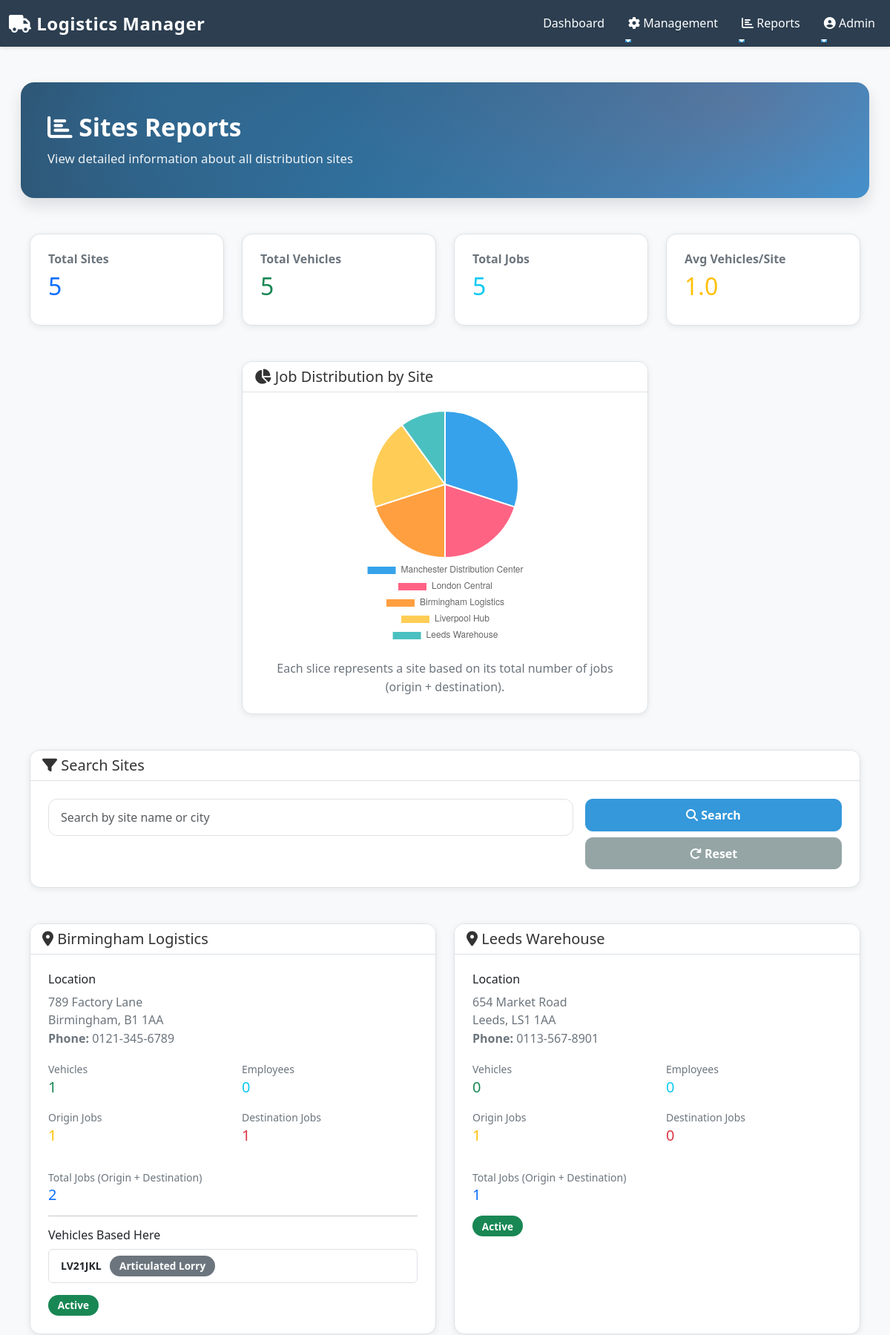
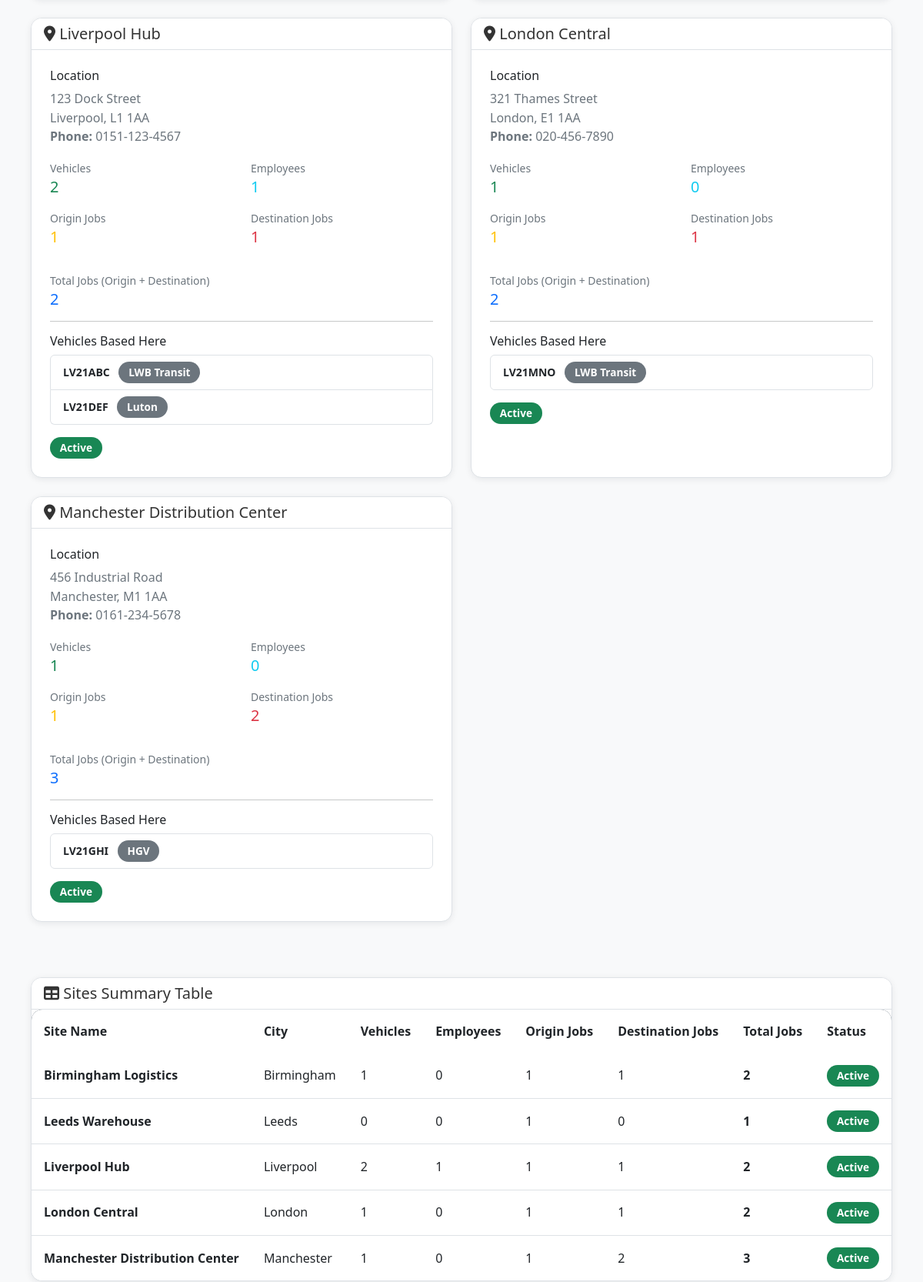
Page /admin/reports_sites.php (signed in, upper part) on the committed database (2 pictures, top to bottom).
### tables this page shows
CREATE TABLE IF NOT EXISTS site (
    site_id INT PRIMARY KEY AUTO_INCREMENT,
    site_name VARCHAR(100) NOT NULL UNIQUE,
    address_line_1 VARCHAR(255) NOT NULL,
    address_city VARCHAR(100) NOT NULL,
    address_postcode VARCHAR(20) NOT NULL,
    contact_phone VARCHAR(20),
    is_active TINYINT(1) DEFAULT 1,
    created_at TIMESTAMP DEFAULT CURRENT_TIMESTAMP
);

CREATE TABLE IF NOT EXISTS vehicle (
    vehicle_id INT PRIMARY KEY AUTO_INCREMENT,
    registration_number VARCHAR(20) NOT NULL UNIQUE,
    vehicle_type_id INT NOT NULL,
    home_site_id INT NOT NULL,
    notes TEXT,
    created_at TIMESTAMP DEFAULT CURRENT_TIMESTAMP,
    FOREIGN KEY (vehicle_type_id) REFERENCES vehicle_type(vehicle_type_id),
    FOREIGN KEY (home_site_id) REFERENCES site(site_id)
);

CREATE TABLE IF NOT EXISTS vehicle_type (
    vehicle_type_id INT PRIMARY KEY AUTO_INCREMENT,
    type_name VARCHAR(50) NOT NULL UNIQUE,
    max_weight_kg INT NOT NULL, 
    max_volume_m3 INT NOT NULL, 
    description TEXT
);

### admin/reports_sites.php (the view, shortened to what the rows shown need)
<?php
include '../includes/header.php';
$search_query = isset($_GET['search']) ? trim($_GET['search']) : '';
$total_sites = (int)($conn->query("SELECT COUNT(*) AS count FROM site")->fetch_assoc()['count'] ?? 0);
$total_vehicles = (int)($conn->query("SELECT COUNT(*) AS count FROM vehicle")->fetch_assoc()['count'] ?? 0);
$total_jobs = (int)($conn->query("SELECT COUNT(*) AS count FROM job")->fetch_assoc()['count'] ?? 0);
$query = "SELECT * FROM site WHERE 1=1";
$query .= " ORDER BY site_name ASC";
$sites = $conn->query($query);
$chart_type = "pie";
$chart_labels = [];
$chart_values = [];
if (!empty($search_query) && $sites && $sites->num_rows > 0) {
    $first_site = $sites->fetch_assoc();
    $selected_site_id = (int)$first_site['site_id'];
    $selected_site_name = $first_site['site_name'];
    $sites->data_seek(0);
    $vehicles_based = (int)($conn->query("
        SELECT COUNT(*) AS count
        FROM vehicle
        WHERE home_site_id = $selected_site_id
    ")->fetch_assoc()['count'] ?? 0);
    $origin_jobs = (int)($conn->query("
        SELECT COUNT(*) AS count
        FROM job
        WHERE origin_site_id = $selected_site_id
    ")->fetch_assoc()['count'] ?? 0);
    $chart_title = "Site Summary: " . $selected_site_name;
    $chart_type = "doughnut";
    $chart_labels = ["Vehicles Based Here", "Origin Jobs"];
    $chart_values = [$vehicles_based, $origin_jobs];
} else {
    $site_jobs_result = $conn->query("
        SELECT
            s.site_id,
            s.site_name,
            COUNT(j.job_id) AS total_jobs
        FROM site s
        LEFT JOIN job j
            ON j.origin_site_id = s.site_id
            OR j.destination_site_id = s.site_id
        GROUP BY s.site_id
        HAVING total_jobs > 0
        ORDER BY total_jobs DESC
    ");
    if ($site_jobs_result) {
        while ($row = $site_jobs_result->fetch_assoc()) {
            $chart_labels[] = $row['site_name'];
            $chart_values[] = (int)$row['total_jobs'];
        }
    }
}
?>
<div class="container-fluid">
    <section class="page-header mb-5">
        <div class="container">
            <h1><i class="fas fa-chart-bar"></i> Sites Reports</h1>
        </div>
    </section>
    <div class="container-fluid">
        <div class="row mb-4">
            <div class="col-md-6 col-lg-3 mb-4">
                <div class="card">
                    <div class="card-body">
                        <h2 class="text-primary"><?php echo $total_sites; ?></h2>
                    </div>
                </div>
            </div>
            <div class="col-md-6 col-lg-3 mb-4">
                <div class="card">
                    <div class="card-body">
                        <h2 class="text-success"><?php echo $total_vehicles; ?></h2>
                    </div>
                </div>
            </div>
            <div class="col-md-6 col-lg-3 mb-4">
                <div class="card">
                    <div class="card-body">
                        <h2 class="text-info"><?php echo $total_jobs; ?></h2>
                    </div>
                </div>
            </div>
            <div class="col-md-6 col-lg-3 mb-4">
                <div class="card">
                    <div class="card-body">
                        <h2 class="text-warning">
                            <?php echo $total_sites > 0 ? number_format($total_vehicles / $total_sites, 1) : 0; ?>
                        </h2>
                    </div>
                </div>
            </div>
        </div>
        <div class="row">
            <?php
            if ($sites && $sites->num_rows > 0) {
                while ($site = $sites->fetch_assoc()):
                    $site_id = (int)$site['site_id'];
                    $vehicles = $conn->query("
                        SELECT v.vehicle_id, v.registration_number, vt.type_name
                        FROM vehicle v
                        JOIN vehicle_type vt ON v.vehicle_type_id = vt.vehicle_type_id
                        WHERE v.home_site_id = $site_id
                        ORDER BY v.registration_number ASC
                    ");
                    $origin_jobs = (int)($conn->query("SELECT COUNT(*) AS count FROM job WHERE origin_site_id = $site_id")->fetch_assoc()['count'] ?? 0);
                    $destination_jobs = (int)($conn->query("SELECT COUNT(*) AS count FROM job WHERE destination_site_id = $site_id")->fetch_assoc()['count'] ?? 0);
                    $employees = (int)($conn->query("SELECT COUNT(*) AS count FROM employee WHERE site_id = $site_id")->fetch_assoc()['count'] ?? 0);
                    $total_site_jobs = $origin_jobs + $destination_jobs;
            ?>
                    <div class="col-lg-6 mb-4">
                        <div class="card h-100">
                            <div class="card-header">
                                <h5 class="mb-0">
                                    <i class="fas fa-map-marker-alt"></i> <?php echo htmlspecialchars($site['site_name']); ?>
                                </h5>
                            </div>
                            <div class="card-body">
                                <h6 class="mb-2">Location</h6>
                                <p class="mb-3 text-muted">
                                    <?php echo htmlspecialchars($site['address_line_1']); ?><br>
                                    <?php echo htmlspecialchars($site['address_city'] . ', ' . $site['address_postcode']); ?><br>
                                    <strong>Phone:</strong> <?php echo htmlspecialchars($site['contact_phone'] ?? 'Not provided'); ?>
                                </p>
                                <div class="row mb-3">
                                    <div class="col-6 mb-2">
                                        <small class="text-muted">Vehicles</small>
                                        <h5 class="text-success"><?php echo $vehicles ? (int)$vehicles->num_rows : 0; ?></h5>
                                    </div>
                                    <div class="col-6 mb-2">
                                        <small class="text-muted">Employees</small>
                                        <h5 class="text-info"><?php echo $employees; ?></h5>
                                    </div>
                                    <div class="col-6 mb-2">
                                        <small class="text-muted">Origin Jobs</small>
                                        <h5 class="text-warning"><?php echo $origin_jobs; ?></h5>
                                    </div>
                                    <div class="col-6 mb-2">
                                        <small class="text-muted">Destination Jobs</small>
                                        <h5 class="text-danger"><?php echo $destination_jobs; ?></h5>
                                    </div>
                                </div>
                                <div class="mb-2">
                                    <small class="text-muted">Total Jobs (Origin + Destination)</small>
                                    <h5 class="text-primary mb-0"><?php echo $total_site_jobs; ?></h5>
                                </div>
                                <?php if ($vehicles && $vehicles->num_rows > 0): ?>
                                    <hr>
                                    <h6 class="mb-2">Vehicles Based Here</h6>
                                    <div class="list-group list-group-sm">
                                        <?php while ($vehicle = $vehicles->fetch_assoc()): ?>
                                            <div class="list-group-item">
                                                <small>
                                                    <strong><?php echo htmlspecialchars($vehicle['registration_number']); ?></strong>
                                                    <span class="badge bg-secondary ms-2"><?php echo htmlspecialchars($vehicle['type_name']); ?></span>
                                                </small>
                                            </div>
                                        <?php endwhile; ?>
                                    </div>
                                <?php endif; ?>
                                <div class="mt-3">
                                    <span class="badge bg-<?php echo ((int)$site['is_active'] === 1) ? 'success' : 'secondary'; ?>">
                                        <?php echo ((int)$site['is_active'] === 1) ? 'Active' : 'Inactive'; ?>
                                    </span>
                                </div>
                            </div>
                        </div>
                    </div>
            <?php
                endwhile;
            } else {
                echo '<div class="col-12"><div class="alert alert-info" role="alert"><i class="fas fa-info-circle"></i> No sites found</div></div>';
            }
            ?>
        </div>
        <div class="card mt-5">
            <div class="table-responsive">
                <table class="table table-hover mb-0">
                    <thead>
                        <tr>
                            <th>Site Name</th>
                            <th>City</th>
                            <th>Vehicles</th>
                            <th>Employees</th>
                            <th>Origin Jobs</th>
                            <th>Destination Jobs</th>
                            <th>Total Jobs</th>
                            <th>Status</th>
                        </tr>
                    </thead>
                    <tbody>
                        <?php
                        if ($sites && $sites->num_rows > 0) {
                            $sites->data_seek(0);
                            while ($site = $sites->fetch_assoc()):
                                $site_id = (int)$site['site_id'];
                                $vehicle_count = (int)($conn->query("SELECT COUNT(*) AS count FROM vehicle WHERE home_site_id = $site_id")->fetch_assoc()['count'] ?? 0);
                                $employee_count = (int)($conn->query("SELECT COUNT(*) AS count FROM employee WHERE site_id = $site_id")->fetch_assoc()['count'] ?? 0);
                                $origin_count = (int)($conn->query("SELECT COUNT(*) AS count FROM job WHERE origin_site_id = $site_id")->fetch_assoc()['count'] ?? 0);
                                $destination_count = (int)($conn->query("SELECT COUNT(*) AS count FROM job WHERE destination_site_id = $site_id")->fetch_assoc()['count'] ?? 0);
                                $total_count = $origin_count + $destination_count;
                        ?>
                                <tr>
                                    <td><strong><?php echo htmlspecialchars($site['site_name']); ?></strong></td>
                                    <td><?php echo htmlspecialchars($site['address_city']); ?></td>
                                    <td><?php echo $vehicle_count; ?></td>
                                    <td><?php echo $employee_count; ?></td>
                                    <td><?php echo $origin_count; ?></td>
                                    <td><?php echo $destination_count; ?></td>
                                    <td><strong><?php echo $total_count; ?></strong></td>
                                    <td>
                                        <span class="badge bg-<?php echo ((int)$site['is_active'] === 1) ? 'success' : 'secondary'; ?>">
                                            <?php echo ((int)$site['is_active'] === 1) ? 'Active' : 'Inactive'; ?>
                                        </span>
                                    </td>
                                </tr>
                        <?php
                            endwhile;
                        } else {
                            echo '<tr><td colspan="8" class="text-center text-muted">No sites found</td></tr>';
                        }
                        ?>
                    </tbody>
                </table>
            </div>
        </div>
    </div>
</div>
<script>
document.addEventListener("DOMContentLoaded", function () {
    const el = document.getElementById("sitesChart");
    if (!el) return;
    const labels = <?php echo json_encode($chart_labels); ?>;
    const values = <?php echo json_encode($chart_values); ?>;
    const chartType = <?php echo json_encode($chart_type); ?>;
    if (!labels.length || !values.length) return;
    new Chart(el, {
        type: chartType,
        data: {
            labels: labels,
            datasets: [{
                data: values
            }]
        },
        options: {
            responsive: true,
            maintainAspectRatio: false,
            plugins: {
                legend: { position: "bottom" },
                tooltip: {
                    callbacks: {
                        label: function(context) {
                            const total = context.dataset.data.reduce((a, b) => a + b, 0);
                            const value = context.raw || 0;
                            const percent = total ? ((value / total) * 100).toFixed(1) : 0;
                            return `${context.label}: ${value} (${percent}%)`;
                        }
                    }
                }
            }
        }
    });
});
</script>
<?php include '../includes/footer.php'; ?>

### rows in the picture
site: site_name "Birmingham Logistics", address_line_1 "789 Factory Lane", address_city+address_postcode "Birmingham, B1 1AA", contact_phone "0121-345-6789", num_rows "1", employees "0", origin_jobs "1", destination_jobs "1", total_site_jobs "2", is_active "Active", address_city "Birmingham", vehicle_count "1", employee_count "0", origin_count "1", destination_count "1", total_count "2"
vehicle: registration_number "LV21JKL", vehicle_type.type_name "Articulated Lorry"
site: site_name "Leeds Warehouse", address_line_1 "654 Market Road", address_city+address_postcode "Leeds, LS1 1AA", contact_phone "0113-567-8901", num_rows "0", employees "0", origin_jobs "1", destination_jobs "0", total_site_jobs "1", is_active "Active", address_city "Leeds", vehicle_count "0", employee_count "0", origin_count "1", destination_count "0", total_count "1"
site: site_name "Liverpool Hub", address_line_1 "123 Dock Street", address_city+address_postcode "Liverpool, L1 1AA", contact_phone "0151-123-4567", num_rows "2", site_id "1", total_site_jobs "2", is_active "Active", address_city "Liverpool", vehicle_count "2", total_count "2"
vehicle: registration_number "LV21ABC", vehicle_type.type_name "LWB Transit"
vehicle: registration_number "LV21DEF", vehicle_type.type_name "Luton"
site: site_name "London Central", address_line_1 "321 Thames Street", address_city+address_postcode "London, E1 1AA", contact_phone "020-456-7890", num_rows "1", employees "0", origin_jobs "1", destination_jobs "1", total_site_jobs "2", is_active "Active", address_city "London", vehicle_count "1", employee_count "0", origin_count "1", destination_count "1", total_count "2"
vehicle: registration_number "LV21MNO", vehicle_type.type_name "LWB Transit"
site: site_name "Manchester Distribution Center", address_line_1 "456 Industrial Road", address_city+address_postcode "Manchester, M1 1AA", contact_phone "0161-234-5678", num_rows "1", employees "0", origin_jobs "1", site_id "2", total_site_jobs "3", is_active "Active", address_city "Manchester", vehicle_count "1", employee_count "0", origin_count "1", total_count "3"
vehicle: registration_number "LV21GHI", vehicle_type.type_name "HGV"

### other values in the picture
$user_name "Admin"
$total_sites "5"
$total_vehicles "5"
$total_jobs "5"
$total_vehicles / $total_sites "1.0"
$chart_title "Job Distribution by Site"
chart data {{ json_encode($chart_labels) }} ["Manchester Distribution Center","London Central","Birmingham Logistics","Liverpool Hub","Leeds Warehouse"]
chart data {{ json_encode($chart_values) }} [3,2,2,2,1]
